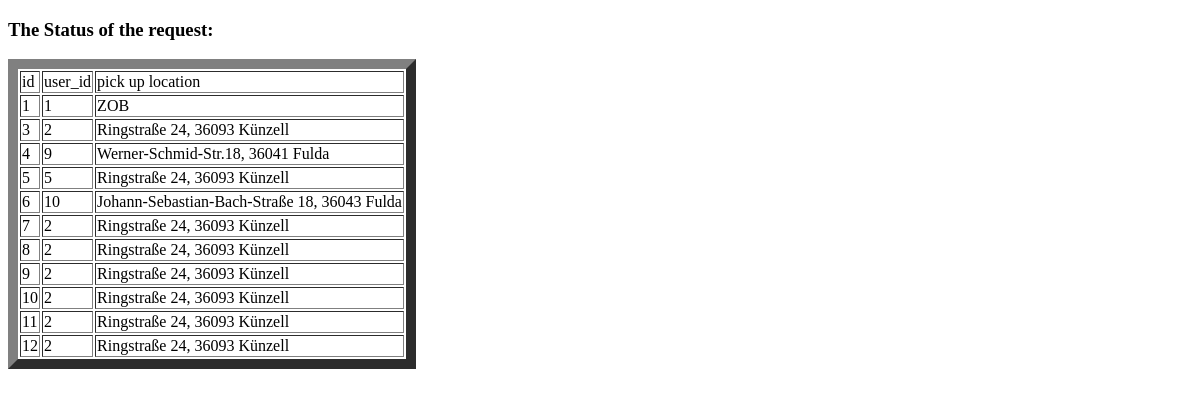
The page /requests on the database as committed earlier.
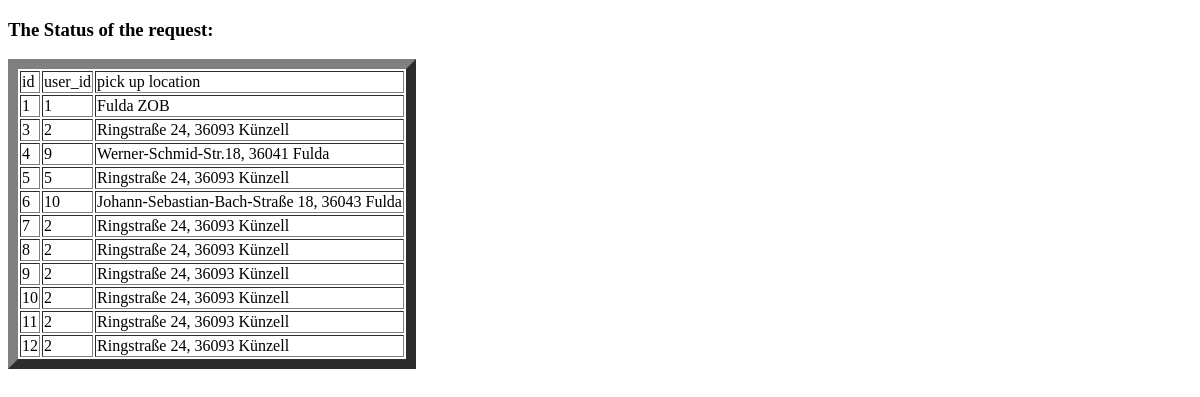
The same page on the database as committed later.
### tables this page shows
CREATE TABLE ride_requests (id INTEGER PRIMARY KEY, user_id INTEGER REFERENCES user (id), pick_up_location TEXT (100));

### main.py (the view)
@app.route("/requests", methods=["GET", "POST"])
def requests():
    return render_template("requests.html", rows=_get_ride_requests())

### main.py (called while the page is built)
def _get_ride_requests():
    con = sqlite3.connect(DB)
    con.row_factory = sqlite3.Row
    cur = con.cursor()
    cur.execute("SELECT * FROM ride_requests;")
    rows = cur.fetchall()
    return [dict(row) for row in rows]

### templates/requests.html
<!doctype html>
<html>
   <body>
<h3> The Status of the request: {{msg}}</h3>
      <table border = 10>
         <thead>
            <td>id</td>
            <td>user_id</td>
            <td>pick up location</td>
         </thead>
         {% for row in rows %}
            <tr>
               <td>{{row["id"]}}</td>
               <td>{{row["user_id"]}}</td>
               <td>{{row["pick_up_location"]}}</td>
            </tr>
         {% endfor %}
      </table>
   </body>
</html>

Rows that differ between the two databases and show on the page:
changed ride_requests id 1: pick_up_location "ZOB" → "Fulda ZOB"
